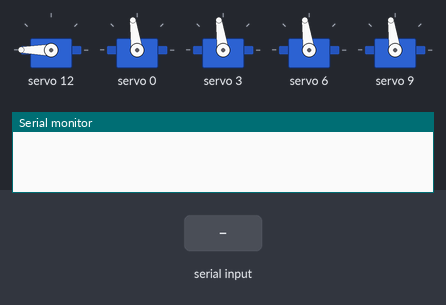
Bench run of a sketch on a simulated Arduino Uno, built with avr-gcc and run on an emulated ATmega328P. Parts: 5 × servo, the last lines printed to the serial monitor. Inputs (shaded band) come from the test bench.

Above: at 3.7 s.
3.8 s: "1" received over Serial
At 4.8 s:
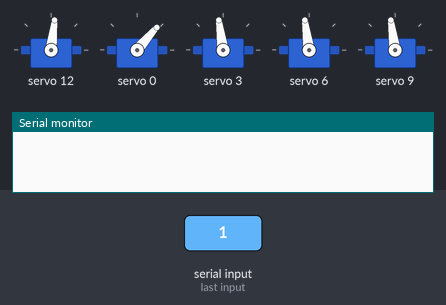
6.8 s: "2" received over Serial
At 8.4 s:
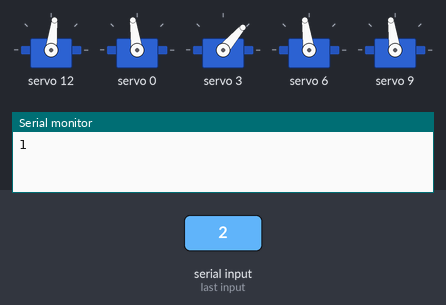
9.8 s: "3" received over Serial
At 10.8 s:
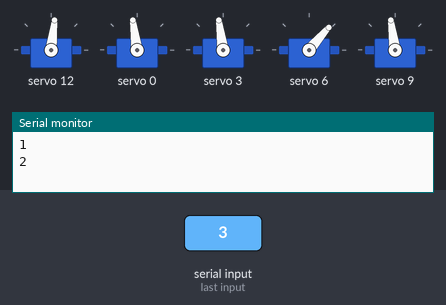
12.8 s: "4" received over Serial
At 14.4 s:
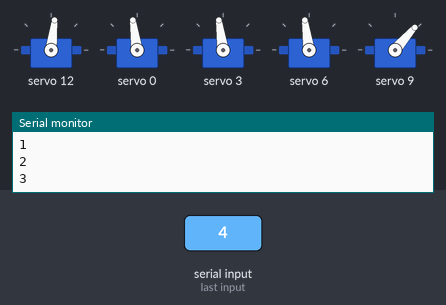
Timing chart, 0 to 16.8 s (numbered marks = the images above; inputs shaded):
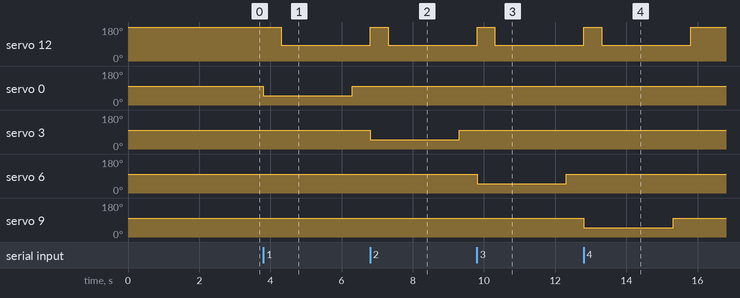

The sketch:

bunbetu.ino
```cpp
#include <Wire.h>  // I2C通信ライブラリのインクルード
#include <Adafruit_PWMServoDriver.h>  // PWM制御ライブラリのインクルード

Adafruit_PWMServoDriver pwm = Adafruit_PWMServoDriver(0x40);  // PCA9685のインスタンスを作成（I2Cアドレス0x40）
#define SERVOMIN 500  // サーボの最小パルス幅（μs）
#define SERVOMAX 2400  // サーボの最大パルス幅（μs）
#define INITIAL_ANGLE 100  // サーボの初期角度
#define CHANGE_ANGLE 48  // 角度変更分

int angle = INITIAL_ANGLE - CHANGE_ANGLE;  // 実際の角度設定
int rightUp = 0;  // 右上モーターのピン番号
int rightDown = 3;  // 右下モーターのピン番号
int leftUp = 6;  // 左上モーターのピン番号
int leftDown = 9;  // 左下モーターのピン番号
int floorMotor = 12;  // フロアモーターのピン番号

void setup() {
  pwm.begin();  // PWMの初期化
  pwm.setPWMFreq(50);  // PWM周波数を50Hzに設定（サーボの制御に最適な周波数）
  Serial.begin(9600);  // シリアル通信を9600bpsで開始

  motor(floorMotor, 180);  // フロアモーターを停止（90度で停止）
  delay(500);  // 500ms待機

  // 各モーターを初期角度に設定
  motor(rightUp, INITIAL_ANGLE);
  delay(500);
  motor(rightDown, INITIAL_ANGLE);
  delay(500);
  motor(leftUp, INITIAL_ANGLE);
  delay(500);
  motor(leftDown, INITIAL_ANGLE);
  delay(500);
}

void loop() {
  if (Serial.available() > 0) {  // シリアル入力をチェック
    char key = Serial.read();  // 入力されたキーを読み取る
    if (key == '1') {
      // 右上モーターを動かす操作
      motor(rightUp, angle);
      delay(500);
      motor(floorMotor, 85);  // フロアモーターを動かす
      delay(2000);
      motor(rightUp, INITIAL_ANGLE);  // 右上モーターを元に戻す
      delay(500);
      motor(floorMotor, 180);  // フロアモーターを停止
    } else if (key == '2') {
      // 右下モーターを動かす操作
      motor(rightDown, angle);
      delay(500);
      motor(floorMotor, 85);  // フロアモーターを動かす
      delay(2000);
      motor(rightDown, INITIAL_ANGLE);  // 右上モーターを元に戻す
      delay(500);
      motor(floorMotor, 180);  // フロアモーターを停止
    } else if (key == '3') {
      // 左上モーターを動かす操作
      motor(leftUp, angle);
      delay(500);
      motor(floorMotor, 85);  // フロアモーターを動かす
      delay(2000);
      motor(leftUp, INITIAL_ANGLE);  // 右上モーターを元に戻す
      delay(500);
      motor(floorMotor, 180);  // フロアモーターを停止
    } else if (key == '4') {
      // 左下モーターを動かす操作
      motor(leftDown, angle);
      delay(500);
      motor(floorMotor, 85);  // フロアモーターを動かす
      delay(2000);
      motor(leftDown, INITIAL_ANGLE);  // 右上モーターを元に戻す
      delay(500);
      motor(floorMotor, 180);  // フロアモーターを停止
    }
    Serial.println(key);  // 入力されたキーをシリアルモニタに出力
  }
}

// モーター制御関数
void motor(int pin, int angle) {
  angle = map(angle, 0, 180, SERVOMIN, SERVOMAX);  // 角度をパルス幅にマッピング
  pwm.writeMicroseconds(pin, angle);  // 指定したピンにパルス幅を送信
}
```

Measured:
- after the input at 3.8 s, servo 12: 180° → 83° after 0.50 s; servo 0: 98° → 49° at once, → 98° 2.5 s later
- after the input at 6.8 s, servo 3: 98° → 49° at once, → 98° 2.5 s later
- after the input at 9.8 s, servo 6: 98° → 49° at once, → 98° 2.5 s later
- after the input at 12.8 s, servo 9: 98° → 49° at once, → 98° 2.5 s later
